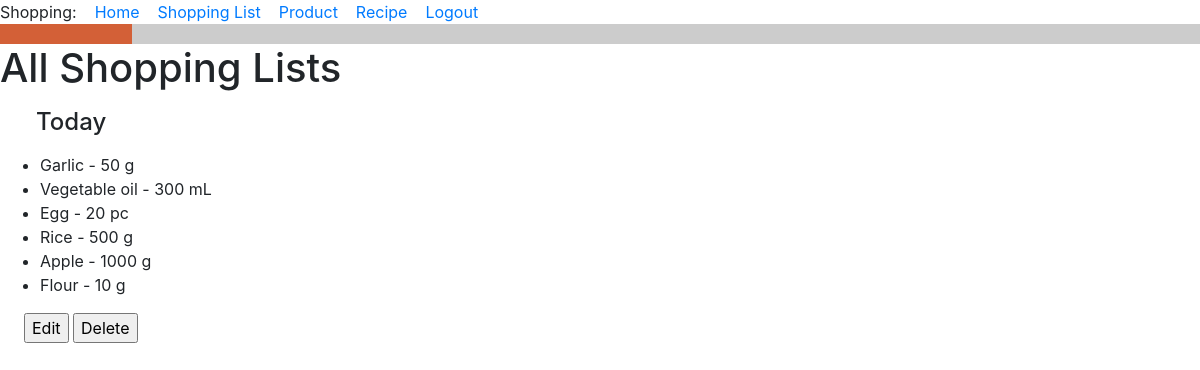
/all_lists (signed in), run on an earlier commit of the app's database.
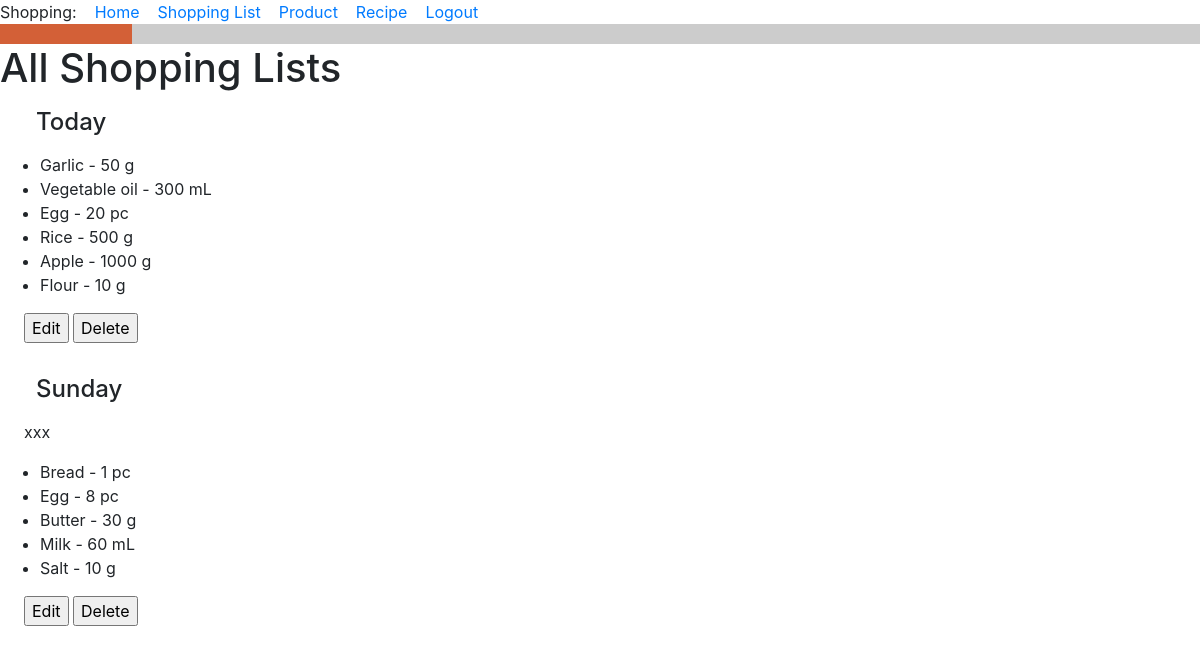
And on a later commit of the database.
### food_app/models.py (models this page shows, shortened)
class ShoppingList(db.Model):
    id = db.Column(db.Integer, primary_key=True)
    title = db.Column(db.String(256), default='')
    owner = db.Column(db.ForeignKey('user.id'))
    items = db.relationship('ShoppingListItem', backref='shopping_list', cascade='all, delete-orphan', passive_deletes=True)
    notes = db.Column(db.Text)
    def __str__(self):
        return f'{self.title}'.capitalize()

class ShoppingListItem(db.Model):
    id = db.Column(db.Integer, primary_key=True)
    shopping_list_id = db.Column(db.ForeignKey('shopping_list.id', ondelete='CASCADE'), nullable=False)
    product_id = db.Column(db.ForeignKey('product.id'))
    product = db.relationship('Product')
    quantity = db.Column(db.Integer, default=0)
    unit_of_measure = db.Column(db.String(120))
    is_buyed = db.Column(db.Boolean, default=False)
    def __str__(self):
        return f'{self.product} - {self.quantity} {self.unit_of_measure}'

class Product(db.Model):
    id = db.Column(db.Integer, primary_key=True)
    title = db.Column(db.String(256), index=True, unique=True, nullable=False)
    type_of_product = db.Column(db.String(120))
    unit_of_measure = db.Column(db.String(120))
    def __str__(self):
        return f'{self.title}'.capitalize()  # Big first letter only.

### food_app/routes.py (the view)
@app.route('/all_lists', methods=['GET', 'POST'])
@login_required
def all_lists():
    owner = current_user.id
    shopping_lists = ShoppingList.query.filter_by(owner=owner)
    return render_template('all_lists.html', title='All Shopping Lists', owner=owner, shopping_lists=shopping_lists)

### food_app/models.py (called while the page is built)
@login.user_loader
def load_user(id):
    return User.query.get(int(id))

### food_app/templates/all_lists.html (shortened to what this page needs)
{% extends "base.html" %}
{% block content %}
<h1>All Shopping Lists</h1>
    {% for shopping_list in shopping_lists %}
<h4><div><p><p style="margin-left:1.5em">{{ shopping_list }}</p></div></h4>
<div><p><p style="margin-left:1.5em">{{ shopping_list.notes }}</p></div>
    <div><ul>  {% for item in shopping_list.items %}
        <li>{{ item }}</li>
        {% endfor %}
    </ul>
    </div>
<head>
</head>
<form action="{{ url_for('edit_shopping_list', shopping_list_id=shopping_list.id) }}">
    <p style="margin-left:1.5em"><input class="button" type="submit" value="Edit"></p>
</form>
<form action="{{ url_for('delete_shopping_list', shopping_list_id=shopping_list.id) }}">
    <input class="button" type="submit" value="Delete">
</form>
{% endfor %}
{% endblock %}

### food_app/templates/base.html (shortened to what this page needs)
<!doctype html>
<html lang="en">
<head>
    {% block head %}
    {% block styles %}
    {{ bootstrap.load_css() }}
    {% endblock %}
    {% endblock %}
<body>
{% block navigation %}
<div>
    Shopping:&#160&#160&#160
    <a href="{{ url_for('index') }}">Home</a>&#160&#160&#160
    <a href="{{ url_for('shopping_list') }}">Shopping List</a>&#160&#160&#160
    <a href="{{ url_for('product') }}">Product</a>&#160&#160&#160
    <a href="{{ url_for('recipe') }}">Recipe</a>&#160&#160&#160
    <a href="{{ url_for('logout') }}">Logout</a>
</div>
{% endblock %}
 <head>
 </head>
 <body>
  <div class="layer1">
   <div class="layer2">
   </div>
  </div>
 </body>
{% block content %}
{% endblock %}

### food_app/templates/base.html (style rules this page uses)
.layer1 { background-color: #D36037; }
.layer2 { margin-left: 11%; background-color: #ccc; padding: 10px; }

### food_app/templates/all_lists.html (style rules this page uses)
form { display: inline-block; }

What changed in the data, as far as the page shows it:
added ShoppingList: title "Sunday", notes "xxx"
added ShoppingListItem: quantity+unit_of_measure "Bread - 1 pc", shown under "Sunday"
added ShoppingListItem: quantity+unit_of_measure "Egg - 8 pc", shown under "Sunday"
added ShoppingListItem: quantity+unit_of_measure "Butter - 30 g", shown under "Sunday"
added ShoppingListItem: quantity+unit_of_measure "Milk - 60 mL", shown under "Sunday"
added ShoppingListItem: quantity+unit_of_measure "Salt - 10 g", shown under "Sunday"
